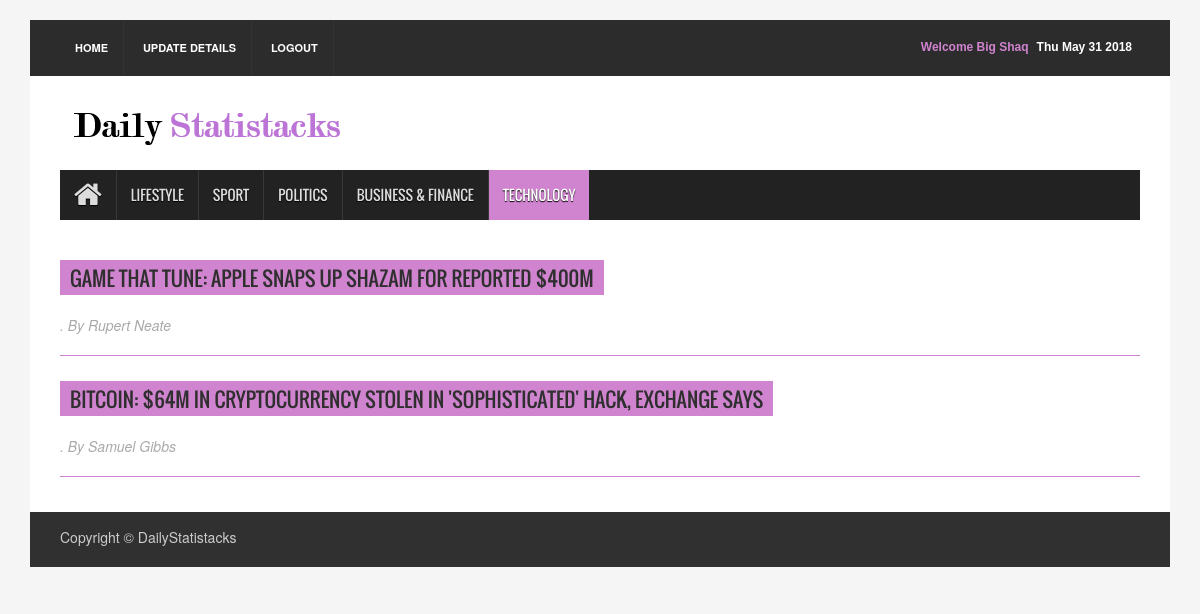
The app's page /technologyRedirect/ (signed in) with its own data.
### newspaper/models.py (models this page shows, shortened)
class Article( models.Model ) :
    articleType     = models.CharField( max_length = 100 )
    author          = models.CharField( max_length = 1000 )
    headline        = models.CharField( max_length = 1000 )
    body            = models.CharField( max_length = 1000000000000 )
    publicationDate = models.DateField()

### newspaper/views.py (the view)
# urls.py: url( r'^technologyRedirect/$' , technologyRedirect , name = 'technologyRedirect' ) ,
def technologyRedirect( request ) :
    try :
        articleList = Article.objects.filter( articleType  = 'technology' )
        if ( 'username' not in request.session ) :
            context = { 'articleList' : articleList }
            return render( request , 'newspaper/technology.html' , context )
        else : ## logged in
            name         = getName( request.session['username'] )
            context      = {
                               'fName'        : name ,
                               'articleList' : articleList
                           }
            return render( request , 'newspaper/technology2.html' , context )
    except Exception :
        if ( 'username' not in request.session ) :
            return render( request , 'newspaper/technology.html' , {} )
        else : ## logged in
            name         = getName( request.session['username'] )
            context      = {
                               'fName'        : name
                           }
            return render( request , 'newspaper/technology2.html' , context )

### newspaper/views.py (called while the page is built)
def getName( username ) :
    user     = get_object_or_404( UserAccount , email = username )
    return user.first_name

### newspaper/templates/newspaper/technology2.html (shortened to what this page needs)
{% extends "newspaper/base.html" %}
{% block content %}
{% load static %}
<div class="container">
<header id="header">
  <div class="row">
    <div class="col-lg-12 col-md-12 col-sm-12">
      <div class="header_top">
        <div class="header_top_left">
          <ul class="top_nav">
            <li><a href = "/">Home</a></li>
            <li><a href = "/updateRedirect/">Update Details</a></li>
            <li><a href = "/logout/">Logout</a></li>
          </ul>
        </div>
        <div class="header_top_right">
          <p><span id="datetime"></span></p>
          <p style = 'color : #d083cf;'> Welcome {{ fName }} </p>
        </div>
      </div>
    </div>
    <div class="col-lg-12 col-md-12 col-sm-12">
      <div class="header_bottom">
        <div class="logo_area"><a href="/" class="logo"><img src="{% static "newspaper/images/testlogo.png" %}" alt=""></a></div>
      </div>
    </div>
  </div>
</header>
<section id="navArea">
  <nav class="navbar navbar-inverse" role="navigation">
    <div id="navbar" class="navbar-collapse collapse">
      <ul class="nav navbar-nav main_nav">
        <li><a href = "/"><span class="fa fa-home desktop-home"></span><span class="mobile-show">Home</span></a></li>
        <li><a id = 'lifestyle' href = "/lifestyleRedirect/">Lifestyle</a></li>
        <li><a href = "/sportRedirect/">Sport</a></li>
        <li><a href = "/politicsRedirect/">Politics</a></li>
        <li><a href = "/businessfinanceRedirect/">Business & Finance</a></li>
        <li class="active"><a href = "/technologyRedirect/">Technology</a></li>
      </ul>
    </div>
  </nav>
</section>
<section id="contentSection">
  <div class="row">
    <div class="col-lg-12 col-md-12 col-sm-12">
      <div class="left_content">
        <div class="contact_area">
          {% if articleList %}
            {% for article in articleList %}
            <h2><a href = "{% url 'detail' article.id %}"> {{ article.headline }}</a></h2><p class = "author"><i>. By {{ article.author }} </i></p>
            <br> <br>
            <hr class = "divider">
            {% endfor %}
          {% else %}
                <h2> NO TECHNOLOGY ARTICLES </h2>
          {% endif %}
        </div>
      </div>
    </div>
  </div>
</section>
<footer id="footer">
  <div class="footer_bottom">
    <p class="copyright">Copyright &copy; DailyStatistacks</p>
  </div>
</footer>
</div>
{% endblock %}

### newspaper/static/newspaper/assets/css/theme.css (style rules this page uses)
.navbar-inverse .navbar-nav > .active > a, .navbar-inverse .navbar-nav > .active > a:hover, .navbar-inverse .navbar-nav > .active > a:focus { background-color:#d083cf }
.contact_area > h2 { background-color:#d083cf }

### newspaper/static/newspaper/assets/css/style.css (style rules this page uses)
body { background:#f5f5f5 }
ul { padding:0; margin:0; list-style:none }
a { text-decoration:none; color:#2f2f2f }
h1, h2, h3, h4, h5, h6 { font-family:'Oswald',sans-serif }
h2 { line-height:23px }
img { border:none }
#header { display:inline; float:left; width:100%; margin-top:20px }
.header_top { background-color:#2c2c2c; display:inline; float:left; padding:0 30px; width:100% }
.header_top_left { float:left; display:inline; width:50% }
.top_nav { text-align:left }
.top_nav li { display:inline-block }
.top_nav li a { display:inline-block; border-right:1px solid #333; color:#fff; font-size:11px; font-weight:bold; padding:20px 15px; text-transform:uppercase; -webkit-transition:all 0.5s; -o-transition:all 0.5s; transition:all 0.5s }
.header_top_right { float:left; display:inline; width:50%; text-align:right }
.header_top_right > p { color:#fff; display:inline-block; float:right; font:bold 12px sans-serif; margin-bottom:0; padding-bottom:20px; padding-right:8px; padding-top:20px }
.header_bottom { background-color:#fff; display:inline; float:left; padding:15px 30px 15px; width:100% }
.logo_area { display:inline; float:left; width:31% }
.logo { font-size:45px; font-weight:bold; color:#000; font-family:'Varela',sans-serif }
.logo img { max-width:100% }
#navArea { float:left; display:inline; width:100%; padding:0 30px; background-color:#fff }
.navbar { border:medium none; border-radius:0 }
.navbar-inverse .navbar-nav > li > a { border-left:1px solid #383838; color:#ddd; font-family:'Oswald',sans-serif; display:inline-block; height:50px; line-height:50px; padding:0 14px; text-shadow:0 1px 1px #000; text-transform:uppercase; -webkit-transition:all 0.5s; -mz-transition:all 0.5s; -ms-transition:all 0.5s; -o-transition:all 0.5s; transition:all 0.5s }
.navbar-inverse .navbar-nav > li:first-child a { border:none }
.navbar-inverse .navbar-nav > .active > a, .navbar-inverse .navbar-nav > .active > a:hover, .navbar-inverse .navbar-nav > .active > a:focus { color:#fff }
.navbar-collapse { padding-left:0 }
.desktop-home { display:block; font-size:30px; margin-top:10px }
#contentSection { float:left; display:inline; width:100%; background-color:#fff; padding:0 30px }
.left_content { float:left; display:inline; width:100% }
#footer { display:inline; float:left; width:100%; margin-bottom:20px }
.footer_bottom { float:left; display:inline; width:100%; padding:10px 30px; background-color:#303030; color:#ccc }
.copyright { float:left; width:50%; padding-top:5px; text-align:left }
.contact_area { float:left; display:inline; width:100%; margin-bottom:30px }
.contact_area > h2 { color:#fff; display:inline-block; font-size:20px; padding:7px 10px 5px; text-transform:uppercase; margin-bottom:30px }
.contact_area > p { margin-bottom:20px }

### newspaper/templates/newspaper/technology2.html (style rules this page uses)
hr.divider { display: block; height: 1px; border: 0; border-top: 1px solid #d083cf; margin-top: -40px; margin-bottom: 4px; padding: 0; }
p.author { color: #aaa9aa; margin-top: -10px; }

### records on screen
Article: headline "GAME THAT TUNE: APPLE SNAPS UP SHAZAM FOR REPORTED $400M", author "Rupert Neate"
Article: headline "BITCOIN: $64M IN CRYPTOCURRENCY STOLEN IN 'SOPHISTICATED' HACK, EXCHANGE SAYS", author "Samuel Gibbs"

### other values on screen
{{ fName }} "Big Shaq"
